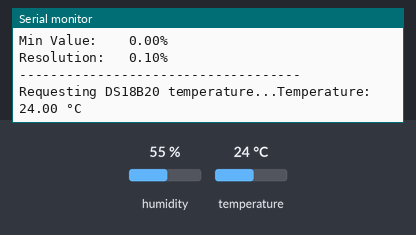
Simulated run of this sketch. Board: ESP8266 (NodeMCU). Parts: the last lines printed to the serial monitor. Inputs (shaded band) come from the test bench; at power-on: humidity 55 %, temperature 24 °C. WiFi joins after 1.5 s; servers stay silent unless stated; uploads are accepted with an empty reply.

Above: at 4.2 s.
4.3 s: humidity set to 22 %
At 6.6 s:
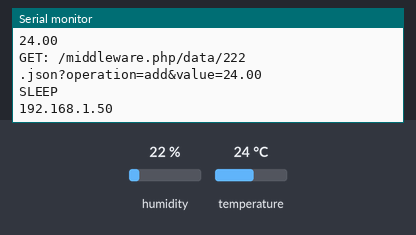
11.3 s: temperature set to 12 °C
At 16.6 s:
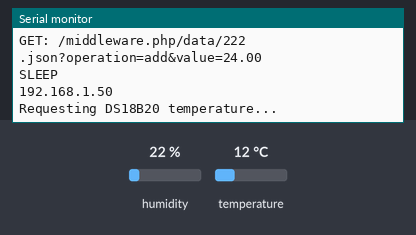
18.3 s: humidity set to 40 %
At 19.05 s:
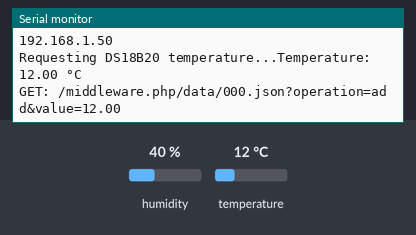
Timing chart, 0 to 21.3 s (numbered marks = the images above; inputs shaded):
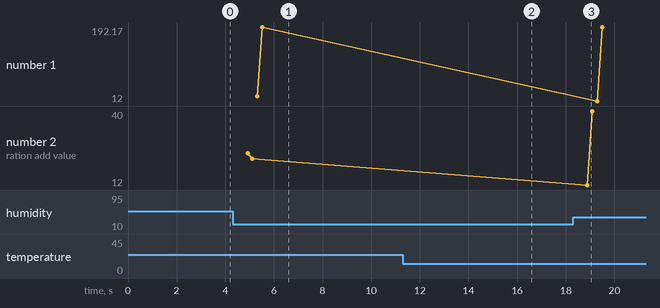

Measured:
- after the input at 4.3 s, the serial monitor: prints a new line after 0.82 s (image 1)
- plotted number 2: 22 → 40 after the input at 18.3 s

The sketch:

esp-dht22-ds18b20.ino
```cpp
#include <Arduino.h>
#include <OneWire.h>
#include <DallasTemperature.h>

// wenn aktiv: Meldungen per Serial
#define SERIAL

// wenn auskommentiert: delay()
// wenn aktiv: deep sleep nutzen (Hardwaremodifikation notwendig)
//#define DEEP

//sekunden zwischen Aufwachvorgängen
//#define WAIT 120
#define WAIT 10

#define ONE_WIRE_BUS            D4      // DS18B20 pin

const String host = "IPADDRESS";
const unsigned int port = 80;

const String url_start = "/middleware.php/data/";
const String url_stop = ".json?operation=add&value=";

//fill with right values
const String uuid_temp1 = "000";
const String uuid_humid = "111";
const String uuid_temp2 = "222 ";

byte maxwait = 160; //Wifi must connect in < x seconds

#define DHTPIN            2         // Pin which is connected to the DHT sensor.
#define DHTTYPE           DHT22     // DHT 22 (AM2302)


#include <ESP8266WiFi.h>
#include <ESP8266WiFiMulti.h>

#include <ESP8266HTTPClient.h>

#include <Adafruit_Sensor.h>
#include <DHT.h>
#include <DHT_U.h>

ESP8266WiFiMulti WiFiMulti;

DHT_Unified dht(DHTPIN, DHTTYPE);

OneWire oneWire(ONE_WIRE_BUS);
DallasTemperature DS18B20(&oneWire);

char temperatureString[6];

void setup() {
  #ifdef SERIAL
    Serial.begin(115200);
    Serial.println("BOOT");

    Serial.print("Wifi...");
  #endif

  //WiFiMulti.addAP("Hades","t4k4tuk4l4nd2");
  WiFiMulti.addAP("ocktown_d0wn911","t4k4tuk4l4nd1");
  WiFiMulti.addAP("ViditFabrik","%m1n!5NK=$");
  //WiFi.begin("Hades","t4k4tuk4l4nd2");
  //WiFi.begin("ocktown_d0wn911","t4k4tuk4l4nd1");

  #ifdef SERIAL
    Serial.println("OK");
    Serial.println("DHT...");
  #endif

  dht.begin();

  #ifdef SERIAL
    Serial.print("OK");
  #endif

  sensor_t sensor;
  #ifdef SERIAL
    dht.temperature().getSensor(&sensor);
    Serial.println("------------------------------------");
    Serial.println("Temperature");
    Serial.print  ("Sensor:       "); Serial.println(sensor.name);
    Serial.print  ("Driver Ver:   "); Serial.println(sensor.version);
    Serial.print  ("Unique ID:    "); Serial.println(sensor.sensor_id);
    Serial.print  ("Max Value:    "); Serial.print(sensor.max_value); Serial.println(" °C");
    Serial.print  ("Min Value:    "); Serial.print(sensor.min_value); Serial.println(" °C");
    Serial.print  ("Resolution:   "); Serial.print(sensor.resolution); Serial.println(" °C");
  #endif
  dht.humidity().getSensor(&sensor);
  #ifdef SERIAL
    Serial.println("------------------------------------");
    Serial.println("Humidity");
    Serial.print  ("Sensor:       "); Serial.println(sensor.name);
    Serial.print  ("Driver Ver:   "); Serial.println(sensor.version);
    Serial.print  ("Unique ID:    "); Serial.println(sensor.sensor_id);
    Serial.print  ("Max Value:    "); Serial.print(sensor.max_value); Serial.println("%");
    Serial.print  ("Min Value:    "); Serial.print(sensor.min_value); Serial.println("%");
    Serial.print  ("Resolution:   "); Serial.print(sensor.resolution); Serial.println("%");
    Serial.println("------------------------------------");
  #endif
  // setup OneWire bus
  DS18B20.begin();
}

bool waitWifi() {
  while((WiFiMulti.run() != WL_CONNECTED) && maxwait > 0) {
      #ifdef SERIAL
        Serial.println("Wait Wifi");
      #endif
      delay(1000);
      maxwait--;
  }

  if(WiFiMulti.run() == WL_CONNECTED) return true;
      Serial.println(WiFi.localIP());           // for debug
  return false;
}

void sendHttpData(String url) {
    HTTPClient http;

    if(waitWifi()) {

      #ifdef SERIAL
        Serial.print("GET: "); Serial.println(url);   // for debug auskommentiert
      #endif
      http.begin(host, port, url); //HTTP
      int httpCode = http.GET();
      #ifdef SERIAL
      if(httpCode) {
          if(httpCode == 200) {
              String payload = http.getString();
              Serial.println(payload);
          }else{
            Serial.print("HTTP "); Serial.println(httpCode);
          }
      } else {
          Serial.print("[HTTP] GET... failed, no connection or no HTTP server\n");
      }
      #endif
    }else{
      #ifdef SERIAL
        Serial.print("No WiFi available\n");
      #endif
    }
}

float getTemperature() {
  Serial.print("Requesting DS18B20 temperature...");
  float temp;
  do {
    DS18B20.requestTemperatures();
    temp = DS18B20.getTempCByIndex(0);
    delay(100);
  } while (temp == 85.0 || temp == (-127.0));
  return temp;
}

void loop() {

  String url_temp = "";
  float temp2 = getTemperature();

  #ifndef SERIAL
    digitalWrite(1, HIGH); //LED off
  #endif

  delay(2500); //If we've just started the power might be somewhat distorted - lets wait a bit to get things setteled...

  sensors_event_t event;

  dht.temperature().getEvent(&event);
  if (isnan(event.temperature)) {
    #ifdef SERIAL
      Serial.println("Error reading temperature!");
    #endif
  } else{
    #ifdef SERIAL
      Serial.print("Temperature: ");
      Serial.print(event.temperature);
      Serial.println(" °C");
    #endif
    url_temp = url_start;
    url_temp += uuid_temp1;
    url_temp += url_stop;
    url_temp += event.temperature;

    sendHttpData(url_temp);
  }

  dht.humidity().getEvent(&event);
  if (isnan(event.relative_humidity)) {
    #ifdef SERIAL
      Serial.println("Error reading humidity!");
    #endif
  }
  else {
    #ifdef SERIAL
      Serial.print("Humidity: ");
      Serial.print(event.relative_humidity);
      Serial.println("%");
    #endif
    url_temp = url_start;
    url_temp += uuid_humid;
    url_temp += url_stop;
    url_temp += event.relative_humidity;

    sendHttpData(url_temp);
  }
    // convert temperature to a string with two digits before the comma and 2 digits for precision
  dtostrf(temp2, 2, 2, temperatureString);
  // send temperature to the serial console
  Serial.print("Sending temperature: ");
  Serial.println(temperatureString);
  Serial.println(temp2);
  Serial.println(temperatureString);
    url_temp = url_start;
    url_temp += uuid_temp2;
    url_temp += url_stop;
    url_temp += temp2;

    sendHttpData(url_temp);

  #ifdef SERIAL
    Serial.println("SLEEP");
    Serial.println(WiFi.localIP());
    Serial.flush();
  #endif

  #ifdef DEEP
    ESP.deepSleep(1000000 * WAIT);
  #else
    //@todo disconnect WiFi to save power?
    delay(1000 * WAIT);
  #endif
}
```
